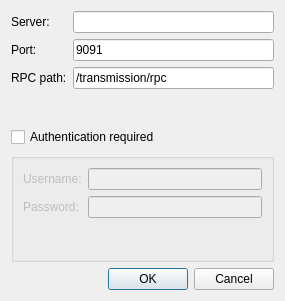
<?xml version="1.0" encoding="UTF-8"?>
<ui version="4.0">
 <class>TrDialog</class>
 <widget class="QDialog" name="TrDialog">
  <property name="geometry">
   <rect>
    <x>0</x>
    <y>0</y>
    <width>285</width>
    <height>301</height>
   </rect>
  </property>
  <property name="windowTitle">
   <string>Dialog</string>
  </property>
  <layout class="QGridLayout" name="gridLayout">
   <item row="6" column="0" colspan="2">
    <widget class="QDialogButtonBox" name="buttonBox3">
     <property name="orientation">
      <enum>Qt::Horizontal</enum>
     </property>
     <property name="standardButtons">
      <set>QDialogButtonBox::Cancel|QDialogButtonBox::Ok</set>
     </property>
    </widget>
   </item>
   <item row="1" column="0">
    <widget class="QLabel" name="label_2">
     <property name="text">
      <string>Port:</string>
     </property>
    </widget>
   </item>
   <item row="2" column="0">
    <widget class="QLabel" name="label_3">
     <property name="text">
      <string>RPC path:</string>
     </property>
    </widget>
   </item>
   <item row="5" column="0" colspan="2">
    <widget class="QGroupBox" name="groupBox">
     <property name="enabled">
      <bool>false</bool>
     </property>
     <property name="title">
      <string/>
     </property>
     <layout class="QGridLayout" name="gridLayout_2">
      <item row="0" column="0">
       <widget class="QLabel" name="label_4">
        <property name="text">
         <string>Username:</string>
        </property>
       </widget>
      </item>
      <item row="0" column="1">
       <widget class="QLineEdit" name="userEdit"/>
      </item>
      <item row="1" column="0">
       <widget class="QLabel" name="label_5">
        <property name="text">
         <string>Password:</string>
        </property>
       </widget>
      </item>
      <item row="1" column="1">
       <widget class="QLineEdit" name="passEdit">
        <property name="echoMode">
         <enum>QLineEdit::Password</enum>
        </property>
       </widget>
      </item>
      <item row="2" column="1">
       <spacer name="verticalSpacer">
        <property name="orientation">
         <enum>Qt::Vertical</enum>
        </property>
        <property name="sizeHint" stdset="0">
         <size>
          <width>20</width>
          <height>40</height>
         </size>
        </property>
       </spacer>
      </item>
     </layout>
    </widget>
   </item>
   <item row="0" column="0">
    <widget class="QLabel" name="label">
     <property name="text">
      <string>Server:</string>
     </property>
    </widget>
   </item>
   <item row="0" column="1">
    <widget class="QLineEdit" name="hostEdit"/>
   </item>
   <item row="2" column="1">
    <widget class="QLineEdit" name="pathEdit">
     <property name="text">
      <string>/transmission/rpc</string>
     </property>
    </widget>
   </item>
   <item row="1" column="1">
    <widget class="QLineEdit" name="portEdit">
     <property name="text">
      <string>9091</string>
     </property>
    </widget>
   </item>
   <item row="4" column="0" colspan="2">
    <widget class="QCheckBox" name="checkBox">
     <property name="text">
      <string>Authentication required</string>
     </property>
    </widget>
   </item>
   <item row="3" column="0">
    <spacer name="verticalSpacer_2">
     <property name="orientation">
      <enum>Qt::Vertical</enum>
     </property>
     <property name="sizeHint" stdset="0">
      <size>
       <width>20</width>
       <height>40</height>
      </size>
     </property>
    </spacer>
   </item>
  </layout>
 </widget>
 <tabstops>
  <tabstop>hostEdit</tabstop>
  <tabstop>portEdit</tabstop>
  <tabstop>pathEdit</tabstop>
  <tabstop>checkBox</tabstop>
  <tabstop>userEdit</tabstop>
  <tabstop>passEdit</tabstop>
  <tabstop>buttonBox3</tabstop>
 </tabstops>
 <resources/>
 <connections>
  <connection>
   <sender>buttonBox3</sender>
   <signal>accepted()</signal>
   <receiver>TrDialog</receiver>
   <slot>accept()</slot>
   <hints>
    <hint type="sourcelabel">
     <x>224</x>
     <y>279</y>
    </hint>
    <hint type="destinationlabel">
     <x>157</x>
     <y>274</y>
    </hint>
   </hints>
  </connection>
  <connection>
   <sender>buttonBox3</sender>
   <signal>rejected()</signal>
   <receiver>TrDialog</receiver>
   <slot>reject()</slot>
   <hints>
    <hint type="sourcelabel">
     <x>278</x>
     <y>285</y>
    </hint>
    <hint type="destinationlabel">
     <x>284</x>
     <y>274</y>
    </hint>
   </hints>
  </connection>
  <connection>
   <sender>checkBox</sender>
   <signal>toggled(bool)</signal>
   <receiver>groupBox</receiver>
   <slot>setEnabled(bool)</slot>
   <hints>
    <hint type="sourcelabel">
     <x>188</x>
     <y>135</y>
    </hint>
    <hint type="destinationlabel">
     <x>188</x>
     <y>156</y>
    </hint>
   </hints>
  </connection>
 </connections>
</ui>
